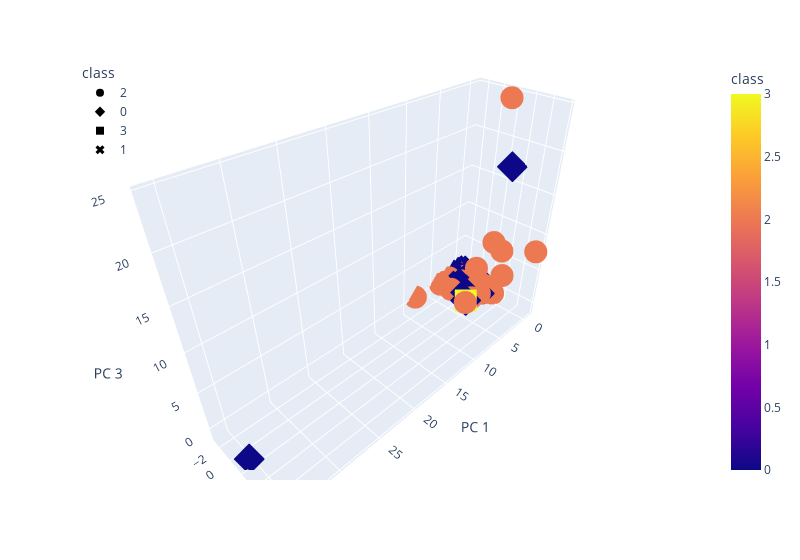

The notebook cell saved with this chart:
### Markdown cell above
### Deliverable 4: Visualizing Cryptocurrencies Results

#### 3D-Scatter with Clusters

### Code cell
# Creating a 3D-Scatter with the PCA data and the clusters
# YOUR CODE HERE
fig = px.scatter_3d(clustered_df, x="PC 1", y="PC 2", z="PC 3", hover_name="CoinName", hover_data=["Algorithm"], color="class", symbol="class", width=800)
fig.update_layout(legend=dict(x=0, y=1))
fig.show()

### Figure 1 — Plotly figure (JSON) as saved in the notebook; plotly's stock layout.template omitted (floating-point values rounded to 4 significant figures; data arrays with more than 128 entries replaced by an {"elided": "..."} marker saying what was removed)
{"data": [{"customdata": {"elided": "316x1 str values"}, "hovertemplate": "<b>%{hovertext}</b><br><br>class=%{marker.color}<br>PC 1=%{x}<br>PC 2=%{y}<br>PC 3=%{z}<br>Algorithm=%{customdata[0]}<extra></extra>", "hovertext": {"elided": "316 str values"}, "legendgroup": "2", "marker": {"color": {"elided": "316 int values"}, "coloraxis": "coloraxis", "symbol": "circle"}, "mode": "markers", "name": "2", "scene": "scene", "showlegend": true, "type": "scatter3d", "x": {"elided": "316 float values"}, "y": {"elided": "316 float values"}, "z": {"elided": "316 float values"}}, {"customdata": {"elided": "259x1 str values"}, "hovertemplate": "<b>%{hovertext}</b><br><br>class=%{marker.color}<br>PC 1=%{x}<br>PC 2=%{y}<br>PC 3=%{z}<br>Algorithm=%{customdata[0]}<extra></extra>", "hovertext": {"elided": "259 str values"}, "legendgroup": "0", "marker": {"color": {"elided": "259 int values"}, "coloraxis": "coloraxis", "symbol": "diamond"}, "mode": "markers", "name": "0", "scene": "scene", "showlegend": true, "type": "scatter3d", "x": {"elided": "259 float values"}, "y": {"elided": "259 float values"}, "z": {"elided": "259 float values"}}, {"customdata": [["Exosis"], ["DPoS"]], "hovertemplate": "<b>%{hovertext}</b><br><br>class=%{marker.color}<br>PC 1=%{x}<br>PC 2=%{y}<br>PC 3=%{z}<br>Algorithm=%{customdata[0]}<extra></extra>", "hovertext": ["Exosis", "ALAX"], "legendgroup": "3", "marker": {"color": [3, 3], "coloraxis": "coloraxis", "symbol": "square"}, "mode": "markers", "name": "3", "scene": "scene", "showlegend": true, "type": "scatter3d", "x": [-0.1403, 3.945], "y": [-2.241, 1.82], "z": [0.2753, -0.001038]}, {"customdata": [["Scrypt"]], "hovertemplate": "<b>%{hovertext}</b><br><br>class=%{marker.color}<br>PC 1=%{x}<br>PC 2=%{y}<br>PC 3=%{z}<br>Algorithm=%{customdata[0]}<extra></extra>", "hovertext": ["ArtByte"], "legendgroup": "1", "marker": {"color": [1], "coloraxis": "coloraxis", "symbol": "x"}, "mode": "markers", "name": "1", "scene": "scene", "showlegend": true, "type": "scatter3d", "x": [-0.1282], "y": [-1.023], "z": [-0.005162]}], "layout": {"coloraxis": {"colorbar": {"title": {"text": "class"}}, "colorscale": [[0, "#0d0887"], [0.1111, "#46039f"], [0.2222, "#7201a8"], [0.3333, "#9c179e"], [0.4444, "#bd3786"], [0.5556, "#d8576b"], [0.6667, "#ed7953"], [0.7778, "#fb9f3a"], [0.8889, "#fdca26"], [1, "#f0f921"]]}, "legend": {"title": {"text": "class"}, "tracegroupgap": 0, "x": 0, "y": 1}, "margin": {"t": 60}, "scene": {"domain": {"x": [0, 1], "y": [0, 1]}, "xaxis": {"title": {"text": "PC 1"}}, "yaxis": {"title": {"text": "PC 2"}}, "zaxis": {"title": {"text": "PC 3"}}}, "width": 800}}
